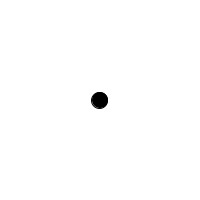
Frame 1 (no input)
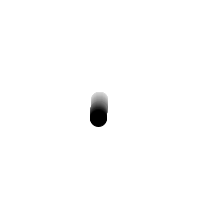
Frame 60 (the mouse pressed at the canvas centre just before this capture)
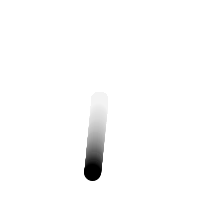
Frame 120 (the mouse held since frame 60 and released just before this capture)

The Processing sketch that drew these frames (run headless with seeded random() and noise(); from frame 60 on, the mouse is pressed at the canvas centre):

// Processing sketch: processing_60762
// ── processing_60762.pde

// PVector accelerated mover algorythm
// processing.org/learning/pvector/
// 08.05.2012 12:00

Mover mover; // declare Mover object

void setup () {
  size (200,200);
  smooth();
  background (255);
  
  mover = new Mover(); // make Mover object
}

void draw() {
  noStroke();
  fill(255,10);
  rect(0,0,width,height);
  
  // call functions on Mover object
  mover.update();
  mover.checkEdges();
  mover.display();
}

class Mover {
   
  PVector location; // one PVector for location
  PVector velocity; // one PVector for velocity
  PVector acceleration; // acceleration added
  float topspeed; // limits velocity magnitude
  
  Mover() {
    location = new PVector(width/2,height/2);
    velocity = new PVector(0,0);
    acceleration = new PVector(-0.001,0.01);
    topspeed = 10;
  }
  
  void update() {
    // algorythm : velocity change by acceleration and limited by topspeed
    velocity.add(acceleration);
    velocity.limit(topspeed);
    location.add(velocity);
  }
  
  void display() {
    stroke(0);
    fill(0);
    ellipse(location.x,location.y,16,16);
  }
  
  void checkEdges() {
   
   if (location.x > width) { 
   location.x = 0;
  } else if (location.x < 0) {
    location.x = width;
  }

   if (location.y > height) {
     location.y = 0;
    } else if (location.y < 0) {
      location.y = height;
    }
  }
}
